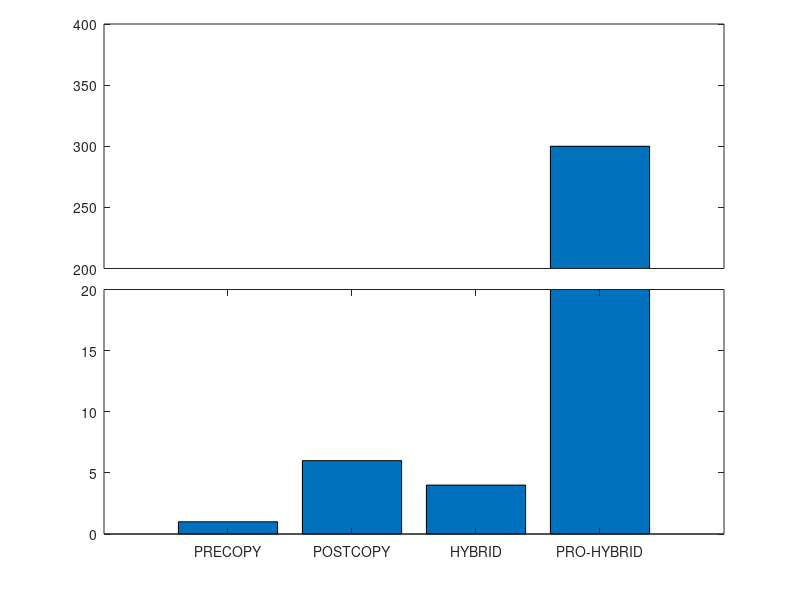

Source code (MATLAB):
a=[1 6 4 300];
xlabel = {'PRECOPY', 'POSTCOPY', 'HYBRID', 'PRO-HYBRID'};

ylim1=[0 20];
%ylim2=[100 300];
ylim2=[200 400];
xlim=[0 length(a)+1];

figure;

% retrieve your default axis pos
clf;
p0=get(gca,'position')
delete(gcf);

% create axis1
%a1=axes('position',[p0(1) p0(2) p0(3)/2-.025 p0(4)]);
a1=axes('position',[p0(1) p0(2) p0(3) p0(4)/2]);
%barh(a);
bar(a);
%set(a1,'ylim',ylim1);
set(a1,'ylim',ylim1, 'XTickLabel', xlabel);
%box off;

% create axis2
%a2=axes('position',[p0(1)+p0(3)/2+.025 p0(2) p0(3)/2-.025 p0(4)]);
a2=axes('position',[p0(1) p0(4)/2+.145 p0(3) p0(4)/2])
%a2=axes('position',[p0(1) p0(2) p0(3) p0(4)/2]);
%barh(a);
bar(a);

%set(a2,'ylim',ylim1);
set(a2,'ylim',ylim2);
%ylim(ylim2);
%set(a2,'xlim',xlim,'ylim',ylim2);
set(a2,'xtick',[]);
%set(a2,'xcolor',get(a2,'color'));
%box off

%%%%%%%%%%%%%%%% plotting %%%%%%%%%%%%%%%%%%%%%
output = "break_axis";

%figure;
saveas(1, strcat(output, ".png"));

%box off
